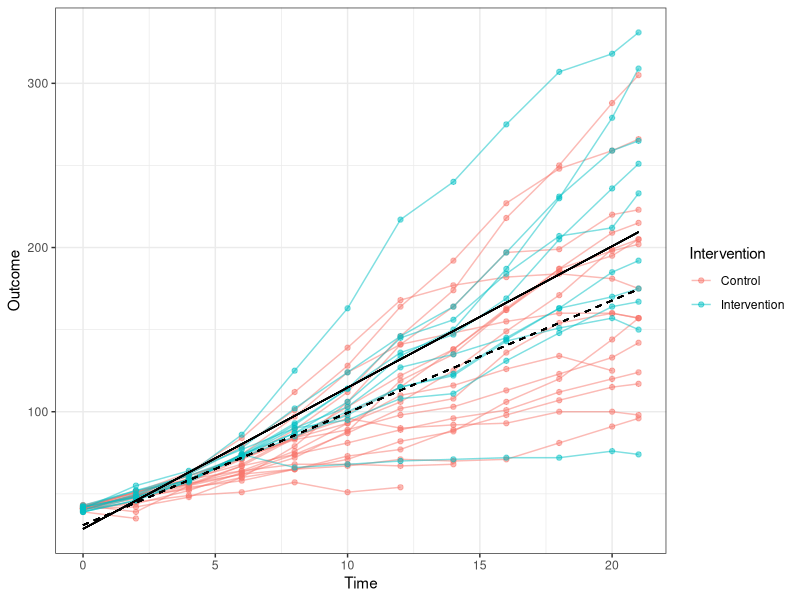

Write R code to recreate this figure.
## ---- chunk 1
library(knitr)
#library(kableExtra)
library(flextable)
options(kableExtra.html.bsTable = T)
## ---- chunk 2
library(tidyverse)
library(knitr)
library(kableExtra)
library(flextable)
options(kableExtra.html.bsTable = T)

dt <- matrix(c('Question',	'Does the intervention work under ideal circumstances?',	'Does the intervention work in real-world practice?',
'Setting',	'Resource-intensive (ideal) setting',	'Real-world everyday clinical setting',
'Study population',	'Highly selected, homogenous population (Several exclusion criteria)', 'Heterogeneous population (Few to no exclusion criteria)',
'Providers',	'Highly experienced and trained', 'Representative usual providers',
'Intervention',	'Strictly enforced and standardized. No concurrent interventions',	'Applied with flexibility. Concurrent interventions and cross-over permitted'),ncol=3,byrow=TRUE)

dt <- as.data.frame(dt)
colnames(dt) <- c(' ','Efficacy/Explanatory study',	'Effectiveness/Pragmatic study')

mytab1 <- flextable(dt)
mytab1 <- theme_box(mytab1)
mytab1 <- align( mytab1, align = "left", part = "all" )
mytab1 <- autofit(mytab1)
mytab1 <- bold(mytab1, j = " ")
mytab1 <- bold(mytab1, part = "header")
mytab1

# knitr::kable(dt,escape = F, align = "c", booktabs = T, caption = 'Differences between efficacy and effectiveness studies') %>%
#   kable_styling(c("striped", "bordered"), latex_options = "striped", full_width = F)

## ---- chunk 3
options(kableExtra.html.bsTable = T)
dt13 <- matrix(c(
'(1)',	'Phrase the primary and secondary study questions according to the principles of evidence-based medicine','',
'(2)',	'Distinguish between primary and secondary outcomes of the study','',
'(3)',	'Define inclusion criteria','',
'(4)',	'Define exclusion criteria', 'Define any important risk factors related to any of the primary outcomes',
'(5)',	'Define treatment options',	'Identify the most frequently used treatments from existing database',
'(6)',	'Define appropriate study design according to primary study questions (superiority or equivalence or noninferiority study) and set the limits for each study type',	'Any pragmatic trial is a descriptive trial. There is only one common design for descriptive trials. Mention 95% CI',
'(7)',	'Define the hypothesis (expected difference of experimental and control), mention α-/β-error, calculate the needed number of patients to confirm the hypothesis', 'Any of the selected individual treatments is considered the best possible treatment (in the individual situation for the individual patient)',
'(8)',	'Ask eligible patients to sign informed consent for randomization, evaluation, and publication of data', 'Ask eligible patients to sign informed consent for evaluation and publication of data',
'(9)',	'Allocate the patients randomly to the treatment options of the trial',	'Allocate patients to treatment options according to individual preferences and results of shared decision making',
'(10)', 'Guarantee follow-up long enough to detect outcomes and most of the adverse effects','',
'(11)', 'Compare the results of the randomized groups',	'Compare only results of groups with identical baseline risks (ie, stratified according to high, intermediate, and low risk). Include results of the “any other treatment” group for specificity control',
'(12)', 'Apply the intent-to-treat (ITT) principle according to step (9)', 'Application of the ITT principle is not necessary as the risk groups were stratified',
'(13)', 'Confirm statistical significance only if clinical effect is relevant (save statistical energy)',''),ncol=3,byrow=TRUE)

dt13 <- as.data.frame(dt13)
colnames(dt13) <- c('Step',	'Explanatory (ideal conditions)',	'Pragmatic (real-world health care)')




knitr::kable(dt13,escape = F, align = "c", booktabs = T,caption="Steps to assess efficacy (explanatory trial) and effectiveness (pragmatic trial)") %>%
  kable_styling(c("striped", "bordered"), latex_options = "striped", full_width = F) 

## ---- chunk 4
library(ggplot2)
library(forcats)
 
data(ChickWeight)
ChickWeight2 <- subset(ChickWeight, Diet == 1|Diet == 2)
ChickWeight2$Intervention <- ChickWeight2$Diet
#levels(ChickWeight2$Intervention)=c("Control","Intervention")
ChickWeight2<-ChickWeight2 %>% mutate(Intervention = fct_recode(Intervention, Control = "1", Intervention = "2"))

ChickWeight2$Outcome <-ChickWeight2$weight

reg1 <- lm(Outcome ~ Time, data = subset(ChickWeight2, Intervention == 'Control'))
reg2 <- lm(Outcome ~ Time, data = subset(ChickWeight2, Intervention == 'Intervention'))

predicted_df1 <- data.frame(Outcome = predict(reg1, subset(ChickWeight2, Intervention == 'Control')), Time=subset(ChickWeight2, Intervention == 'Control')$Time, Chick=subset(ChickWeight2, Intervention == 'Control')$Chick)
predicted_df2 <- data.frame(Outcome = predict(reg2, subset(ChickWeight2, Intervention == 'Intervention')), Time=subset(ChickWeight2, Intervention == 'Intervention')$Time,Chick=subset(ChickWeight2, Intervention == 'Intervention')$Chick)

ggplot(data=ChickWeight2,aes(x = Time, y = Outcome, group = Chick)) + geom_line(aes(colour=Intervention),alpha=0.5) +
    geom_point(aes(colour=Intervention),alpha=0.5) + theme_bw() + geom_line(data = predicted_df1, aes(x=Time, y=Outcome),linetype='dashed') + geom_line(data = predicted_df2, aes(x=Time, y=Outcome))
